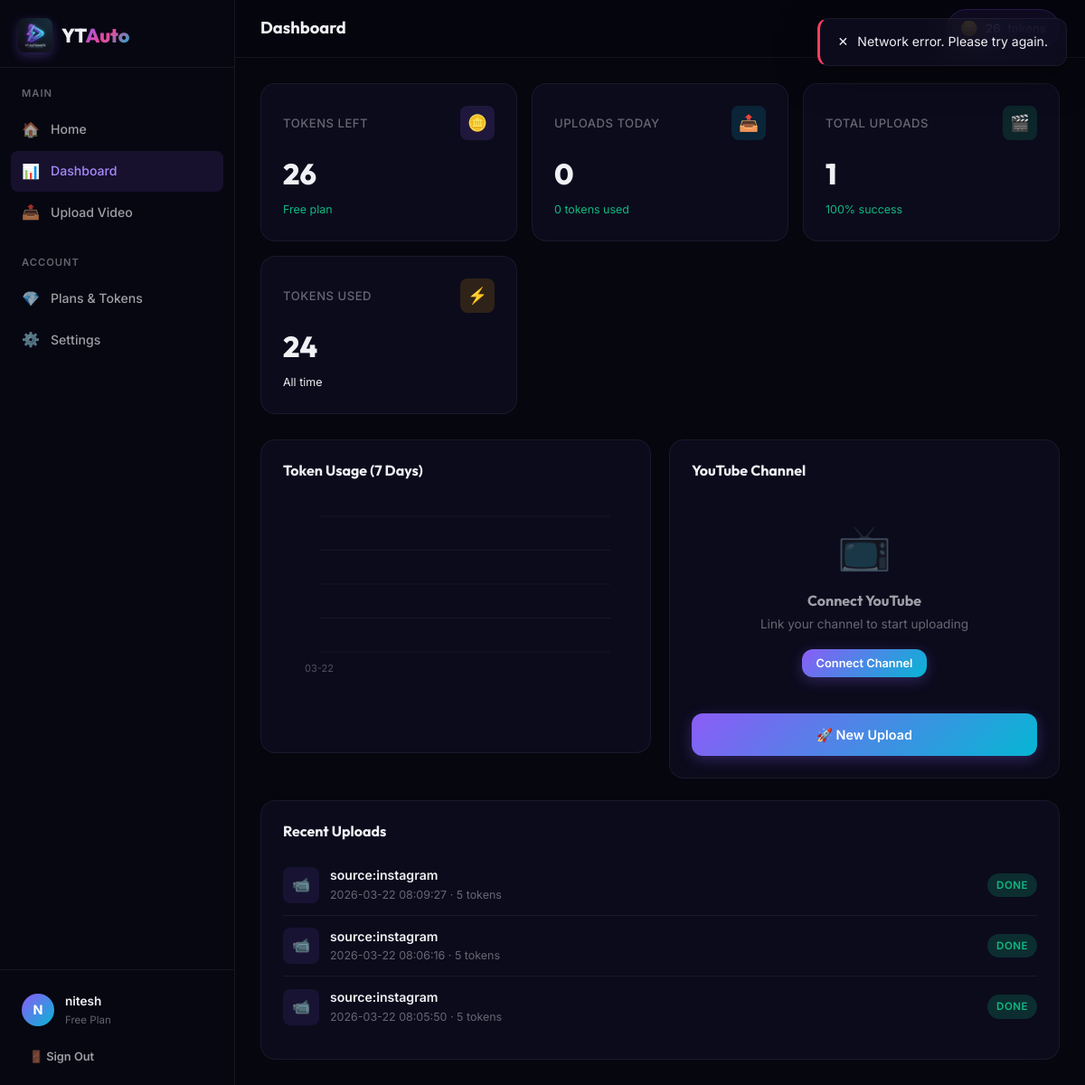
Before: /dashboard (signed in) with the older database file.
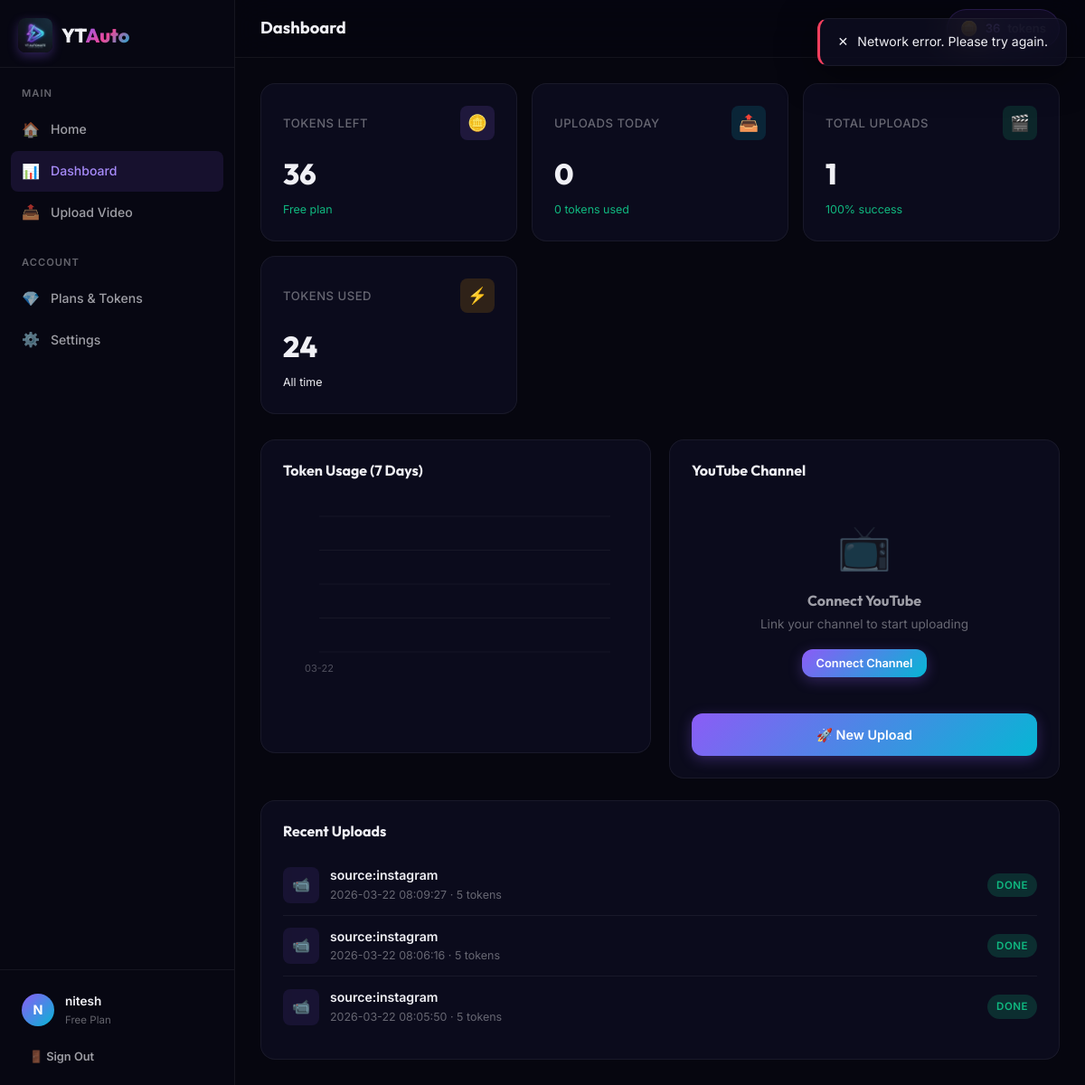
After: the same page with the newer database file.
### tables this page shows
CREATE TABLE users (
                id              INTEGER PRIMARY KEY AUTOINCREMENT,
                email           TEXT UNIQUE NOT NULL,
                username        TEXT UNIQUE NOT NULL,
                password_hash   TEXT NOT NULL,
                plan            TEXT DEFAULT 'free' CHECK(plan IN ('free','pro','enterprise')),
                tokens_balance  INTEGER DEFAULT 50,
                total_tokens_used INTEGER DEFAULT 0,
                total_uploads   INTEGER DEFAULT 0,
                success_uploads INTEGER DEFAULT 0,
                avatar_url      TEXT DEFAULT '',
                last_refill     TEXT DEFAULT (datetime('now')),
                stripe_customer_id TEXT DEFAULT '',
                created_at      TEXT DEFAULT (datetime('now'))
            , youtube_credentials TEXT DEFAULT '');

CREATE TABLE usage_log (
                id              INTEGER PRIMARY KEY AUTOINCREMENT,
                user_id         INTEGER NOT NULL,
                action          TEXT NOT NULL,
                tokens_used     INTEGER NOT NULL,
                task_id         TEXT DEFAULT '',
                details         TEXT DEFAULT '',
                created_at      TEXT DEFAULT (datetime('now')),
                FOREIGN KEY (user_id) REFERENCES users(id)
            );

### app.py (the view)
@app.route('/dashboard')
@login_required
def dashboard():
    stats = get_user_stats(current_user.id)
    recent = get_recent_uploads(current_user.id)
    yt_connected = check_authentication(current_user.id)
    channel = get_channel_info(current_user.id) if yt_connected else None
    return render_template('dashboard.html',
                           stats=stats,
                           recent_uploads=recent,
                           yt_connected=yt_connected,
                           channel=channel)

### app.py (called while the page is built)
@app.before_request
def _before():
    session.permanent = True
    if current_user.is_authenticated:
        try:
            refill_daily_tokens(current_user.id)
        except Exception:
            pass
    if os.getenv('ENVIRONMENT') == 'production':
        if request.headers.get('X-Forwarded-Proto', 'http') != 'https':
            from urllib.parse import urlparse, urlunparse
            url = urlparse(request.url)
            if url.scheme == 'http':
                return redirect(urlunparse(url._replace(scheme='https')), code=301)

### auth.py (called while the page is built)
def init_login_manager(app):
    login_manager = LoginManager()
    login_manager.init_app(app)
    login_manager.login_view = 'auth.login'
    login_manager.login_message = ''
    login_manager.login_message_category = 'info'
    @login_manager.user_loader
    def load_user(user_id):
        user_dict = get_user_by_id(int(user_id))
        if user_dict:
            return User(user_dict)
        return None
    @login_manager.unauthorized_handler
    def unauthorized():
        if request.is_json or request.headers.get('X-Requested-With') == 'XMLHttpRequest':
            return jsonify({'error': 'Authentication required', 'redirect': '/login'}), 401
        return redirect(url_for('auth.login'))
    return login_manager

### models.py (called while the page is built)
@contextmanager
def get_db():
    conn = sqlite3.connect(DB_PATH)
    conn.row_factory = sqlite3.Row
    conn.execute("PRAGMA journal_mode=WAL")
    conn.execute("PRAGMA foreign_keys=ON")
    try:
        yield conn
        conn.commit()
    except Exception:
        conn.rollback()
        raise
    finally:
        conn.close()

def get_user_by_id(user_id):
    with get_db() as conn:
        row = conn.execute(
            "SELECT * FROM users WHERE id = ?", (user_id,)
        ).fetchone()
        return dict(row) if row else None

def update_user(user_id, **fields):
    if not fields:
        return
    sets = ", ".join(f"{k} = ?" for k in fields)
    vals = list(fields.values()) + [user_id]
    with get_db() as conn:
        conn.execute(f"UPDATE users SET {sets} WHERE id = ?", vals)

def get_youtube_credentials(user_id):
    with get_db() as conn:
        row = conn.execute(
            "SELECT youtube_credentials FROM users WHERE id = ?", (user_id,)
        ).fetchone()
        if row and row['youtube_credentials']:
            return row['youtube_credentials']
        return None

### templates/dashboard.html (shortened to what this page needs)
{% extends "base.html" %}
{% block page_id %}dashboard{% endblock %}
{% block body %}
<div class="app-layout">
    {% include 'partials/sidebar.html' %}
    <div class="main-content">
        <div class="topbar">
            <div class="topbar-left">
                <h1 class="topbar-title">Dashboard</h1>
            </div>
            <div class="topbar-right">
                <div class="token-widget">
                    <span class="token-icon">🪙</span>
                    <span class="token-count">{{ stats.tokens_balance if stats else 0 }}</span>
                    <span style="color:var(--text-muted)">tokens</span>
                </div>
            </div>
        </div>
        <div class="page-content">
            <div class="stats-grid">
                <div class="stat-card glass-card">
                    <div class="stat-header">
                        <span class="stat-label">Tokens Left</span>
                        <div class="stat-icon" style="background:rgba(139,92,246,0.15);color:var(--accent-violet);">🪙</div>
                    </div>
                    <div class="stat-value">{{ stats.tokens_balance if stats else 0 }}</div>
                    <div class="stat-change up">{{ stats.plan|capitalize if stats else 'Free' }} plan</div>
                </div>
                <div class="stat-card glass-card">
                    <div class="stat-header">
                        <span class="stat-label">Uploads Today</span>
                        <div class="stat-icon" style="background:rgba(6,182,212,0.15);color:var(--accent-cyan);">📤</div>
                    </div>
                    <div class="stat-value">{{ stats.uploads_today if stats else 0 }}</div>
                    <div class="stat-change up">{{ stats.tokens_today if stats else 0 }} tokens used</div>
                </div>
                <div class="stat-card glass-card">
                    <div class="stat-header">
                        <span class="stat-label">Total Uploads</span>
                        <div class="stat-icon" style="background:rgba(16,185,129,0.15);color:var(--accent-emerald);">🎬</div>
                    </div>
                    <div class="stat-value">{{ stats.total_uploads if stats else 0 }}</div>
                    <div class="stat-change up">{{ stats.success_rate if stats else 100 }}% success</div>
                </div>
                <div class="stat-card glass-card">
                    <div class="stat-header">
                        <span class="stat-label">Tokens Used</span>
                        <div class="stat-icon" style="background:rgba(245,158,11,0.15);color:var(--accent-amber);">⚡</div>
                    </div>
                    <div class="stat-value">{{ stats.total_tokens_used if stats else 0 }}</div>
                    <div class="stat-change">All time</div>
                </div>
            </div>
            <div class="dashboard-grid-2col">
                <div class="chart-container glass-card">
                    <div class="chart-header">
                        <h3>Token Usage (7 Days)</h3>
                    </div>
                    <div class="chart-canvas-wrapper">
                        <canvas id="usage-chart" data-usage='{{ stats.daily_usage | tojson if stats and stats.daily_usage else "[]" }}'></canvas>
                    </div>
                </div>
                <div class="glass-card" style="padding:24px;">
                    <h3 style="font-size:1rem;margin-bottom:16px;">YouTube Channel</h3>
                    {% if yt_connected and channel %}
                    <div class="yt-connection">
                        {% if channel.thumbnail %}
                        <img src="{{ channel.thumbnail }}" alt="Channel" class="yt-avatar">
                        {% else %}
                        <div class="sidebar-avatar">{{ channel.title[0] if channel.title else 'Y' }}</div>
                        {% endif %}
                        <div class="yt-info">
                            <div class="yt-name">{{ channel.title }}</div>
                            <div class="yt-stats">{{ channel.subscriberCount }} subscribers · {{ channel.videoCount }} videos</div>
                        </div>
                        <span class="badge badge-success">Connected</span>
                    </div>
                    {% else %}
                    <div class="empty-state" style="padding:20px;">
                        <div class="empty-icon">📺</div>
                        <h4>Connect YouTube</h4>
                        <p>Link your channel to start uploading</p>
                        <button class="btn btn-primary btn-sm mt-2" onclick="connectYouTube()">Connect Channel</button>
                    </div>
                    {% endif %}
                    <div style="margin-top:20px;">
                        <a href="/upload" class="btn btn-primary btn-block">🚀 New Upload</a>
                    </div>
                </div>
            </div>
            <div class="uploads-list glass-card mt-3">
                <h3>Recent Uploads</h3>
                {% if recent_uploads %}
                    {% for item in recent_uploads %}
                    <div class="upload-item">
                        <div class="upload-icon">📹</div>
                        <div class="upload-info">
                            <div class="upload-title">{{ item.details or 'Video Upload' }}</div>
                            <div class="upload-meta">{{ item.created_at }} · {{ item.tokens_used }} tokens</div>
                        </div>
                        <span class="badge badge-success">Done</span>
                    </div>
                    {% endfor %}
                {% else %}
                    <div class="empty-state">
                        <div class="empty-icon">📁</div>
                        <h4>No uploads yet</h4>
                        <p>Start uploading videos to see them here</p>
                    </div>
                {% endif %}
            </div>
        </div>
    </div>
</div>
{% endblock %}

### templates/base.html (shortened to what this page needs)
<!DOCTYPE html>
<html lang="en">
<head>
    <link rel="stylesheet" href="{{ url_for('static', filename='css/style.css') }}">
</head>
<body data-page="{% block page_id %}{% endblock %}">
    <div id="toast-container" class="toast-container"></div>
    {% block body %}{% endblock %}
</body>
</html>

### templates/partials/sidebar.html
<aside class="sidebar">
    <div class="sidebar-header">
        <a href="/" class="nav-logo">
            <img src="{{ url_for('static', filename='img/logo.png') }}" alt="Youtube Auto AI Logo" class="nav-logo-img">
            <span>YT<span class="text-gradient">Auto</span></span>
        </a>
    </div>
    <nav class="sidebar-nav">
        <div class="sidebar-nav-group">
            <div class="sidebar-nav-label">Main</div>
            <a href="/" class="sidebar-link">
                <span class="link-icon">🏠</span> Home
            </a>
            <a href="/dashboard" class="sidebar-link {% if request.path == '/dashboard' %}active{% endif %}">
                <span class="link-icon">📊</span> Dashboard
            </a>
            <a href="/upload" class="sidebar-link {% if request.path == '/upload' %}active{% endif %}">
                <span class="link-icon">📤</span> Upload Video
            </a>
        </div>
        <div class="sidebar-nav-group">
            <div class="sidebar-nav-label">Account</div>
            <a href="/pricing" class="sidebar-link {% if request.path == '/pricing' %}active{% endif %}">
                <span class="link-icon">💎</span> Plans & Tokens
            </a>
            <a href="/settings" class="sidebar-link {% if request.path == '/settings' %}active{% endif %}">
                <span class="link-icon">⚙️</span> Settings
            </a>
        </div>
    </nav>
    <div class="sidebar-footer">
        <div class="sidebar-user">
            <div class="sidebar-avatar">{{ current_user.username[0]|upper if current_user.is_authenticated else '?' }}</div>
            <div class="sidebar-user-info">
                <div class="sidebar-username">{{ current_user.username if current_user.is_authenticated else 'Guest' }}</div>
                <div class="sidebar-plan">{{ current_user.plan if current_user.is_authenticated else 'free' }} plan</div>
            </div>
        </div>
        <form action="/logout" method="POST" style="margin-top:8px;">
            <button type="submit" class="btn btn-ghost btn-sm btn-block" style="justify-content:flex-start;">🚪 Sign Out</button>
        </form>
    </div>
</aside>

Changed rows visible on the page:
changed users "nitesh": tokens_balance "26" → "36"
